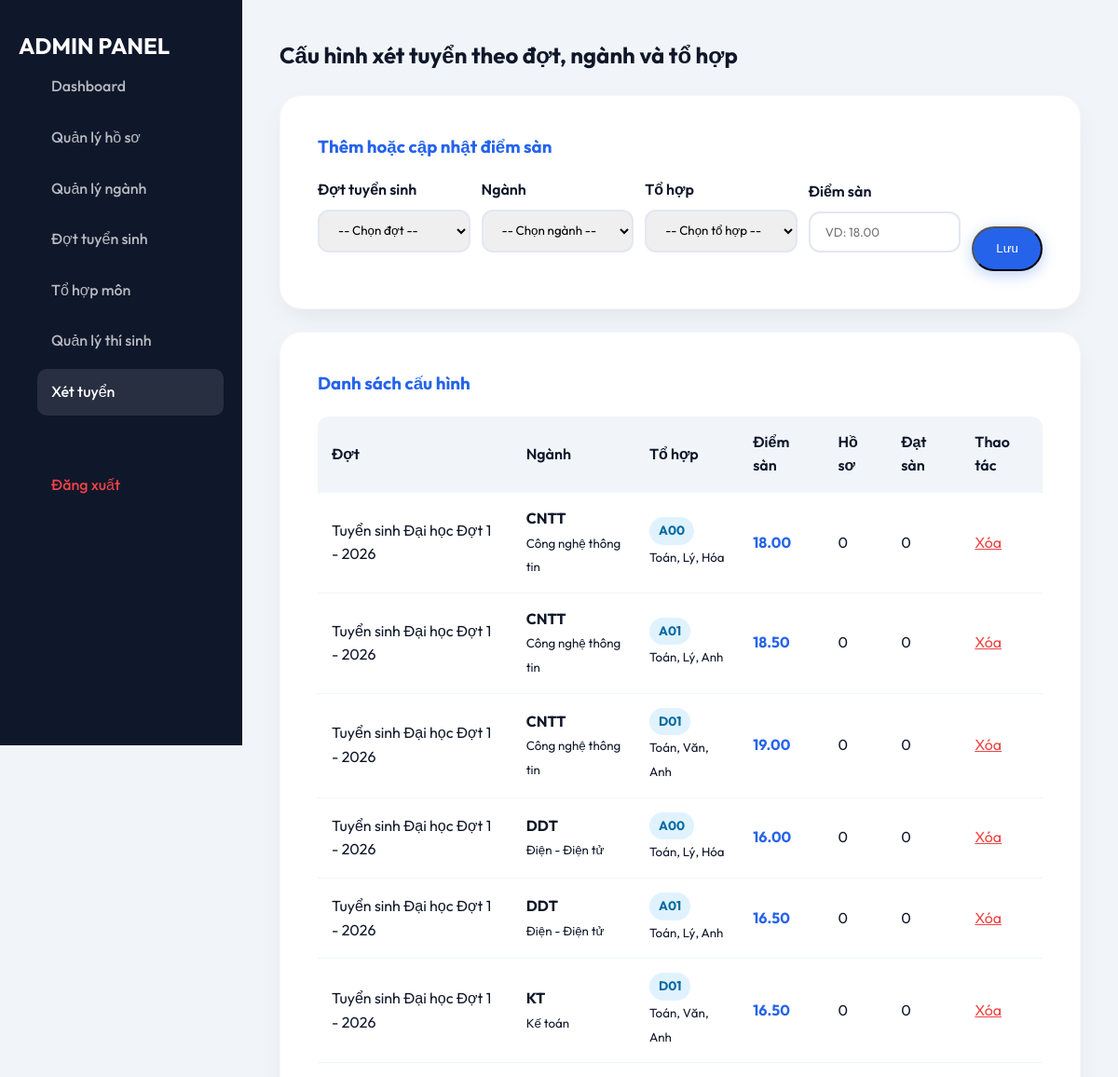
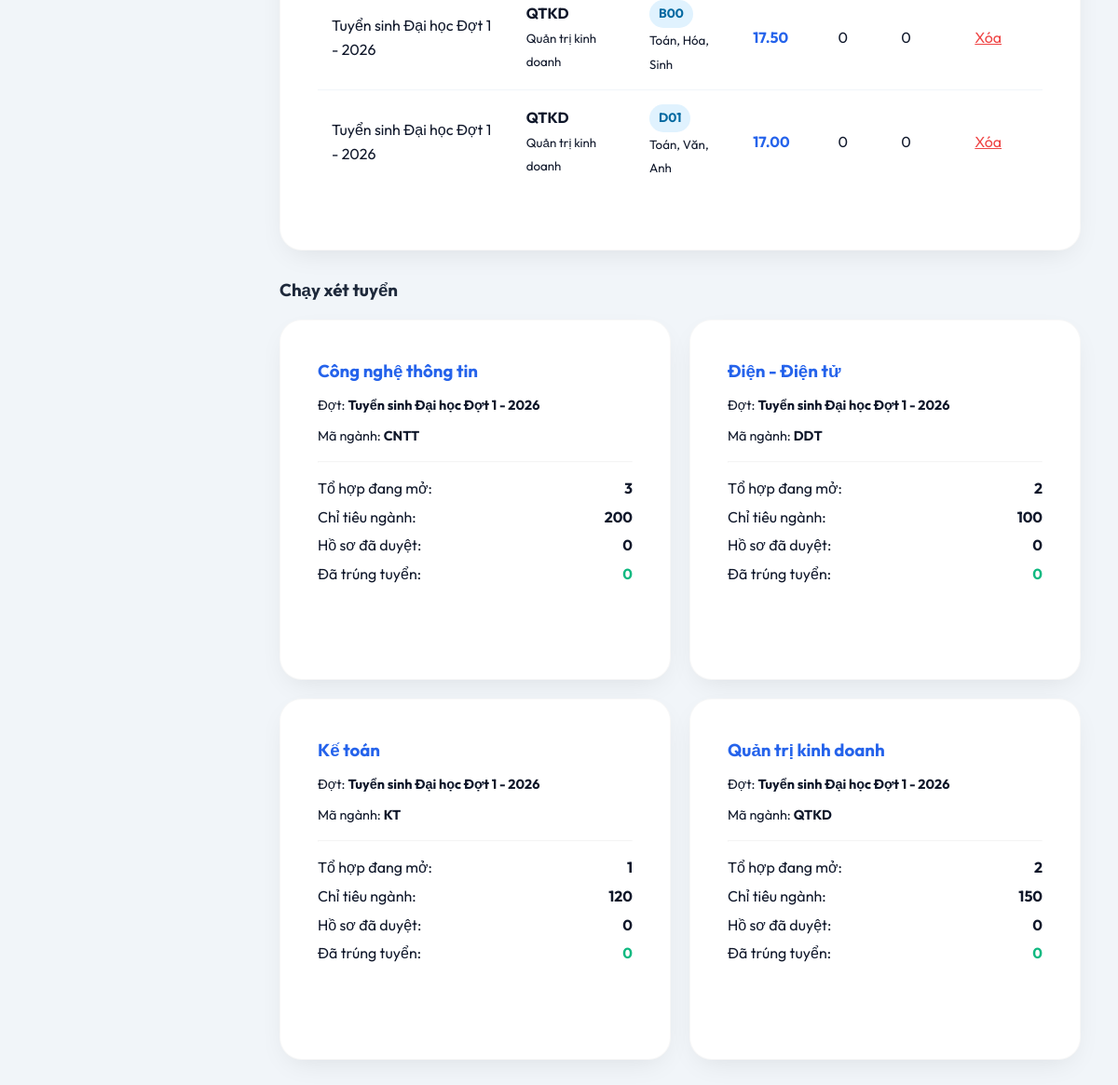
The app's page /views/admin/xettuyen.php (signed in) with its own data (2 pictures, top to bottom).
### tables this page shows
CREATE TABLE IF NOT EXISTS dot_nganh_tohop (
    id INT AUTO_INCREMENT PRIMARY KEY,
    dot_id INT NOT NULL,
    nganh_id INT NOT NULL,
    tohop_id INT NOT NULL,
    diem_san DECIMAL(4,2) DEFAULT 0,
    created_at TIMESTAMP DEFAULT CURRENT_TIMESTAMP,
    UNIQUE KEY uniq_dot_nganh_tohop (dot_id, nganh_id, tohop_id),
    FOREIGN KEY (dot_id) REFERENCES dot_tuyensinh(id) ON DELETE CASCADE,
    FOREIGN KEY (nganh_id) REFERENCES nganhhoc(id) ON DELETE CASCADE,
    FOREIGN KEY (tohop_id) REFERENCES tohop_xettuyen(id) ON DELETE CASCADE
);

CREATE TABLE IF NOT EXISTS dot_tuyensinh (
    id INT AUTO_INCREMENT PRIMARY KEY,
    ten_dot VARCHAR(255) NOT NULL,
    ngay_bat_dau DATE,
    ngay_ket_thuc DATE,
    trang_thai ENUM('Dang mo', 'Da dong') DEFAULT 'Dang mo',
    created_at TIMESTAMP DEFAULT CURRENT_TIMESTAMP
);

CREATE TABLE IF NOT EXISTS nganhhoc (
    id INT AUTO_INCREMENT PRIMARY KEY,
    tennganh VARCHAR(255) NOT NULL,
    ma_nganh VARCHAR(20) UNIQUE,
    chitieu INT DEFAULT 0,
    mo_ta TEXT,
    created_at TIMESTAMP DEFAULT CURRENT_TIMESTAMP
);

CREATE TABLE IF NOT EXISTS tohop_xettuyen (
    id INT AUTO_INCREMENT PRIMARY KEY,
    ma_tohop VARCHAR(10) NOT NULL UNIQUE,
    ten_tohop VARCHAR(255) NOT NULL,
    mo_ta VARCHAR(255)
);

### views/admin/xettuyen.php (the view, shortened to what this page needs)
<?php
include '../../config/database.php';
function h($value) {
    return htmlspecialchars((string)$value, ENT_QUOTES, 'UTF-8');
}
mysqli_query($conn, "CREATE TABLE IF NOT EXISTS dot_nganh_tohop (
    id INT AUTO_INCREMENT PRIMARY KEY,
    dot_id INT NOT NULL,
    nganh_id INT NOT NULL,
    tohop_id INT NOT NULL,
    diem_san DECIMAL(4,2) DEFAULT 0,
    created_at TIMESTAMP DEFAULT CURRENT_TIMESTAMP,
    UNIQUE KEY uniq_dot_nganh_tohop (dot_id, nganh_id, tohop_id),
    FOREIGN KEY (dot_id) REFERENCES dot_tuyensinh(id) ON DELETE CASCADE,
    FOREIGN KEY (nganh_id) REFERENCES nganhhoc(id) ON DELETE CASCADE,
    FOREIGN KEY (tohop_id) REFERENCES tohop_xettuyen(id) ON DELETE CASCADE
) ENGINE=InnoDB CHARSET=utf8mb4");
$configs = mysqli_query($conn, "SELECT c.*, d.ten_dot, d.trang_thai, n.ma_nganh, n.tennganh, th.ma_tohop, th.ten_tohop,
                                      COUNT(h.id) AS so_hoso,
                                      SUM(CASE WHEN h.id IS NOT NULL AND h.diem_tong >= c.diem_san THEN 1 ELSE 0 END) AS dat_san
                               FROM dot_nganh_tohop c
                               JOIN dot_tuyensinh d ON c.dot_id = d.id
                               JOIN nganhhoc n ON c.nganh_id = n.id
                               JOIN tohop_xettuyen th ON c.tohop_id = th.id
                               LEFT JOIN hosoxettuyen h
                                 ON h.dot_id = c.dot_id AND h.nganh_id = c.nganh_id AND h.tohop_id = c.tohop_id
                               GROUP BY c.id, c.dot_id, c.nganh_id, c.tohop_id, c.diem_san, c.created_at,
                                        d.ten_dot, d.trang_thai, n.ma_nganh, n.tennganh, th.ma_tohop, th.ten_tohop
                               ORDER BY d.ngay_bat_dau DESC, n.ma_nganh, th.ma_tohop");
$groups = mysqli_query($conn, "SELECT c.dot_id, c.nganh_id, d.ten_dot, n.ma_nganh, n.tennganh, n.chitieu,
                                      COUNT(DISTINCT c.tohop_id) AS so_tohop,
                                      COUNT(h.id) AS so_hoso,
                                      SUM(CASE WHEN h.trangthai = 'Da duyet' THEN 1 ELSE 0 END) AS da_duyet,
                                      SUM(CASE WHEN h.trangthai = 'Trung tuyen' THEN 1 ELSE 0 END) AS trung_tuyen
                               FROM dot_nganh_tohop c
                               JOIN dot_tuyensinh d ON c.dot_id = d.id
                               JOIN nganhhoc n ON c.nganh_id = n.id
                               LEFT JOIN hosoxettuyen h ON h.dot_id = c.dot_id AND h.nganh_id = c.nganh_id
                               GROUP BY c.dot_id, c.nganh_id, d.ten_dot, n.ma_nganh, n.tennganh, n.chitieu
                               ORDER BY d.ngay_bat_dau DESC, n.ma_nganh");
?>
<!DOCTYPE html>
<html lang="vi">
<head>
    <link rel="stylesheet" href="../../assets/css/style.css">
</head>
<body>
    <div class="sidebar">
        <h2>ADMIN PANEL</h2>
        <nav>
            <a href="dashboard.php" class="nav-item">Dashboard</a>
            <a href="hoso.php" class="nav-item">Quản lý hồ sơ</a>
            <a href="nganhhoc.php" class="nav-item">Quản lý ngành</a>
            <a href="dottuyensinh.php" class="nav-item">Đợt tuyển sinh</a>
            <a href="tohop.php" class="nav-item">Tổ hợp môn</a>
            <a href="thisinh.php" class="nav-item">Quản lý thí sinh</a>
            <a href="xettuyen.php" class="nav-item active">Xét tuyển</a>
            <a href="logout.php" class="nav-item" style="margin-top: 50px; color: #ef4444;">Đăng xuất</a>
        </nav>
    </div>
    <div class="main-content">
        <h2 style="margin-bottom: 24px; font-weight: 700;">Cấu hình xét tuyển theo đợt, ngành và tổ hợp</h2>
        <div class="card fade-in" style="margin-bottom: 24px;">
            <h3 style="margin-bottom: 18px; color: var(--primary);">Thêm hoặc cập nhật điểm sàn</h3>
            <form method="POST" class="inline-form">
                <div class="form-group">
                    <label>Đợt tuyển sinh</label>
                    <select name="dot_id" required>
                        <option value="">-- Chọn đợt --</option>
                    </select>
                </div>
                <div class="form-group">
                    <label>Ngành</label>
                    <select name="nganh_id" required>
                        <option value="">-- Chọn ngành --</option>
                    </select>
                </div>
                <div class="form-group">
                    <label>Tổ hợp</label>
                    <select name="tohop_id" required>
                        <option value="">-- Chọn tổ hợp --</option>
                    </select>
                </div>
                <div class="form-group">
                    <label>Điểm sàn</label>
                    <input type="number" name="diem_san" step="0.01" min="0" max="30" required placeholder="VD: 18.00">
                </div>
                <button type="submit" name="save_config" class="btn btn-primary" style="height: 48px;">Lưu</button>
            </form>
        </div>
        <div class="card fade-in" style="margin-bottom: 24px;">
            <h3 style="margin-bottom: 18px; color: var(--primary);">Danh sách cấu hình</h3>
            <div class="table-container">
                <table>
                    <thead>
                        <tr>
                            <th>Đợt</th>
                            <th>Ngành</th>
                            <th>Tổ hợp</th>
                            <th>Điểm sàn</th>
                            <th>Hồ sơ</th>
                            <th>Đạt sàn</th>
                            <th>Thao tác</th>
                        </tr>
                    </thead>
                    <tbody>
                        <?php while ($cfg = mysqli_fetch_assoc($configs)): $has_config = true; ?>
                            <tr>
                                <td><?php echo h($cfg['ten_dot']); ?></td>
                                <td><strong><?php echo h($cfg['ma_nganh']); ?></strong><br><small><?php echo h($cfg['tennganh']); ?></small></td>
                                <td><span class="pill"><?php echo h($cfg['ma_tohop']); ?></span><br><small><?php echo h($cfg['ten_tohop']); ?></small></td>
                                <td><strong style="color: var(--primary);"><?php echo number_format((float)$cfg['diem_san'], 2); ?></strong></td>
                                <td><?php echo (int)$cfg['so_hoso']; ?></td>
                                <td><?php echo (int)$cfg['dat_san']; ?></td>
                                <td>
                                    <a href="xettuyen.php?delete_config=<?php echo (int)$cfg['id']; ?>"
                                       onclick="return confirm('Xóa cấu hình này?')"
                                       style="color: #ef4444;">Xóa</a>
                                </td>
                            </tr>
                        <?php endwhile; ?>
                    </tbody>
                </table>
            </div>
        </div>
        <h3 style="margin: 28px 0 16px; color: #1e293b;">Chạy xét tuyển</h3>
        <div class="cards-grid" style="padding: 0; gap: 20px;">
            <?php while ($group = mysqli_fetch_assoc($groups)): $has_group = true; ?>
                <div class="card fade-in">
                    <h3 style="color: var(--primary);"><?php echo h($group['tennganh']); ?></h3>
                    <p style="margin: 10px 0; font-size: 0.9rem;">Đợt: <strong><?php echo h($group['ten_dot']); ?></strong></p>
                    <p style="margin: 10px 0; font-size: 0.9rem;">Mã ngành: <strong><?php echo h($group['ma_nganh']); ?></strong></p>
                    <hr style="margin: 15px 0; opacity: 0.1;">
                    <div style="display: flex; justify-content: space-between; margin-bottom: 5px;">
                        <span>Tổ hợp đang mở:</span>
                        <strong><?php echo (int)$group['so_tohop']; ?></strong>
                    </div>
                    <div style="display: flex; justify-content: space-between; margin-bottom: 5px;">
                        <span>Chỉ tiêu ngành:</span>
                        <strong><?php echo (int)$group['chitieu']; ?></strong>
                    </div>
                    <div style="display: flex; justify-content: space-between; margin-bottom: 5px;">
                        <span>Hồ sơ đã duyệt:</span>
                        <strong><?php echo (int)$group['da_duyet']; ?></strong>
                    </div>
                    <div style="display: flex; justify-content: space-between; margin-bottom: 15px;">
                        <span>Đã trúng tuyển:</span>
                        <strong style="color: #10b981;"><?php echo (int)$group['trung_tuyen']; ?></strong>
                    </div>
                    <form method="POST">
                        <button type="submit" name="execute" class="btn btn-secondary btn-full" style="font-size: 0.85rem;"
                                onclick="return confirm('Chạy xét tuyển cho đợt và ngành này? Hồ sơ dưới điểm sàn sẽ không trúng tuyển.')">
                        </button>
                    </form>
                </div>
            <?php endwhile; ?>
        </div>
    </div>
</body>
</html>

### assets/css/style.css (style rules this page uses)
:root { --primary: #2563eb; --primary-dark: #1e40af; --secondary: #f59e0b; --accent: #8b5cf6; --bg-light: #f8fafc; --text-main: #0f172a; --text-muted: #64748b; --glass: rgba(255, 255, 255, 0.8); --shadow: 0 10px 30px -10px rgba(0, 0, 0, 0.1); --grad: linear-gradient(135deg, #1e3a8a, #2563eb, #60a5fa); }
* { margin: 0; padding: 0; box-sizing: border-box; }
body { font-family: 'Outfit', sans-serif; background-color: var(--bg-light); color: var(--text-main); line-height: 1.6; overflow-x: hidden; }
.fade-in { animation: fadeInUp 0.8s ease forwards; }
nav a { text-decoration: none; color: var(--text-main); margin-left: 20px; font-weight: 500; transition: 0.3s; }
.btn-primary { background: var(--primary); color: white !important; padding: 10px 24px; border-radius: 50px; box-shadow: 0 4px 15px rgba(37, 99, 235, 0.3); }
.btn-secondary { background: rgba(255, 255, 255, 0.1); color: white; border: 1px solid rgba(255, 255, 255, 0.3); backdrop-filter: blur(5px); }
.cards-grid { display: grid; grid-template-columns: repeat(auto-fit, minmax(280px, 1fr)); gap: 30px; padding: 80px 5%; }
.card { background: white; padding: 40px; border-radius: 24px; box-shadow: var(--shadow); transition: 0.4s; border: 1px solid rgba(0,0,0,0.03); }
.form-group { margin-bottom: 20px; }
.form-group label { display: block; margin-bottom: 8px; font-weight: 600; }
.form-group input, .form-group select { width: 100%; padding: 12px 16px; border: 2px solid #e2e8f0; border-radius: 12px; font-family: inherit; transition: 0.3s; }
.btn-full { width: 100%; padding: 14px; }
.table-container { overflow-x: auto; margin: 20px 0; }
table { width: 100%; border-collapse: collapse; background: white; border-radius: 12px; overflow: hidden; }
th { background: #f1f5f9; padding: 15px; text-align: left; font-weight: 600; }
td { padding: 15px; border-top: 1px solid #f1f5f9; }

### views/admin/xettuyen.php (style rules this page uses)
body { display: flex; background: #f1f5f9; }
.sidebar { width: 260px; height: 100vh; background: #0f172a; color: white; position: fixed; padding: 30px 20px; }
.main-content { margin-left: 260px; flex: 1; padding: 40px; }
.nav-item { display: block; padding: 12px 15px; color: rgba(255,255,255,0.7); text-decoration: none; border-radius: 10px; margin-bottom: 5px; }
.nav-item:hover, .nav-item.active { background: rgba(255,255,255,0.1); color: white; }
.inline-form { display: grid; grid-template-columns: repeat(4, minmax(150px, 1fr)) auto; gap: 12px; align-items: end; }
.pill { display: inline-block; padding: 4px 10px; border-radius: 999px; background: #e0f2fe; color: #0369a1; font-weight: 700; font-size: 0.85rem; }

### records on screen
dot_nganh_tohop: dot.ten_dot "Tuyển sinh Đại học Đợt 1 - 2026", nganh.ma_nganh "CNTT", nganh.tennganh "Công nghệ thông tin", tohop.ma_tohop "A00", tohop.ten_tohop "Toán, Lý, Hóa", diem_san "18.00", so_hoso "0", dat_san "0"
dot_nganh_tohop: dot.ten_dot "Tuyển sinh Đại học Đợt 1 - 2026", nganh.ma_nganh "CNTT", nganh.tennganh "Công nghệ thông tin", tohop.ma_tohop "A01", tohop.ten_tohop "Toán, Lý, Anh", diem_san "18.50", so_hoso "0", dat_san "0"
dot_nganh_tohop: dot.ten_dot "Tuyển sinh Đại học Đợt 1 - 2026", nganh.ma_nganh "CNTT", nganh.tennganh "Công nghệ thông tin", tohop.ma_tohop "D01", tohop.ten_tohop "Toán, Văn, Anh", diem_san "19.00", so_hoso "0", dat_san "0"
dot_nganh_tohop: dot.ten_dot "Tuyển sinh Đại học Đợt 1 - 2026", nganh.ma_nganh "DDT", nganh.tennganh "Điện - Điện tử", tohop.ma_tohop "A00", tohop.ten_tohop "Toán, Lý, Hóa", diem_san "16.00", so_hoso "0", dat_san "0"
dot_nganh_tohop: dot.ten_dot "Tuyển sinh Đại học Đợt 1 - 2026", nganh.ma_nganh "DDT", nganh.tennganh "Điện - Điện tử", tohop.ma_tohop "A01", tohop.ten_tohop "Toán, Lý, Anh", diem_san "16.50", so_hoso "0", dat_san "0"
dot_nganh_tohop: dot.ten_dot "Tuyển sinh Đại học Đợt 1 - 2026", nganh.ma_nganh "KT", nganh.tennganh "Kế toán", tohop.ma_tohop "D01", tohop.ten_tohop "Toán, Văn, Anh", diem_san "16.50", so_hoso "0", dat_san "0"
dot_nganh_tohop: dot.ten_dot "Tuyển sinh Đại học Đợt 1 - 2026", nganh.ma_nganh "QTKD", nganh.tennganh "Quản trị kinh doanh", tohop.ma_tohop "B00", tohop.ten_tohop "Toán, Hóa, Sinh", diem_san "17.50", so_hoso "0", dat_san "0"
dot_nganh_tohop: dot.ten_dot "Tuyển sinh Đại học Đợt 1 - 2026", nganh.ma_nganh "QTKD", nganh.tennganh "Quản trị kinh doanh", tohop.ma_tohop "D01", tohop.ten_tohop "Toán, Văn, Anh", diem_san "17.00", so_hoso "0", dat_san "0"

### other values on screen
$group['tennganh'] "Công nghệ thông tin"
$group['ten_dot'] "Tuyển sinh Đại học Đợt 1 - 2026"
$group['ma_nganh'] "CNTT"
$group['so_tohop'] "3"
$group['chitieu'] "200"
$group['da_duyet'] "0"
$group['trung_tuyen'] "0"
$group['tennganh'] "Điện - Điện tử"
$group['ma_nganh'] "DDT"
$group['so_tohop'] "2"
$group['chitieu'] "100"
$group['tennganh'] "Kế toán"
$group['ma_nganh'] "KT"
$group['so_tohop'] "1"
$group['chitieu'] "120"
